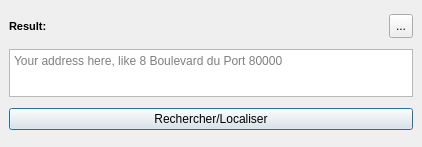
<?xml version="1.0" encoding="UTF-8"?>
<ui version="4.0">
 <class>FrenchAddressDockWidgetBase</class>
 <widget class="QDockWidget" name="FrenchAddressDockWidgetBase">
  <property name="geometry">
   <rect>
    <x>0</x>
    <y>0</y>
    <width>422</width>
    <height>147</height>
   </rect>
  </property>
  <property name="windowTitle">
   <string>Adresse France</string>
  </property>
  <widget class="QWidget" name="dockWidgetContents">
   <layout class="QGridLayout" name="gridLayout">
    <item row="2" column="0" colspan="2">
     <widget class="QTextBrowser" name="le_input_address">
      <property name="sizePolicy">
       <sizepolicy hsizetype="Expanding" vsizetype="Fixed">
        <horstretch>0</horstretch>
        <verstretch>0</verstretch>
       </sizepolicy>
      </property>
      <property name="maximumSize">
       <size>
        <width>16777215</width>
        <height>48</height>
       </size>
      </property>
      <property name="readOnly">
       <bool>false</bool>
      </property>
      <property name="textInteractionFlags">
       <set>Qt::TextEditorInteraction</set>
      </property>
      <property name="placeholderText">
       <string>Your address here, like 8 Boulevard du Port 80000</string>
      </property>
     </widget>
    </item>
    <item row="3" column="0" colspan="2">
     <widget class="QPushButton" name="pb_locate_search">
      <property name="text">
       <string>Rechercher/Localiser</string>
      </property>
      <property name="default">
       <bool>true</bool>
      </property>
      <property name="flat">
       <bool>false</bool>
      </property>
     </widget>
    </item>
    <item row="0" column="1">
     <widget class="QToolButton" name="tb_catch_tool">
      <property name="minimumSize">
       <size>
        <width>24</width>
        <height>24</height>
       </size>
      </property>
      <property name="maximumSize">
       <size>
        <width>24</width>
        <height>24</height>
       </size>
      </property>
      <property name="toolTip">
       <string>Click on the map to capture an address </string>
      </property>
      <property name="text">
       <string>...</string>
      </property>
      <property name="iconSize">
       <size>
        <width>24</width>
        <height>24</height>
       </size>
      </property>
      <property name="checkable">
       <bool>true</bool>
      </property>
      <property name="checked">
       <bool>false</bool>
      </property>
     </widget>
    </item>
    <item row="0" column="0">
     <widget class="QLabel" name="lbl_address">
      <property name="font">
       <font>
        <pointsize>8</pointsize>
        <weight>75</weight>
        <bold>true</bold>
       </font>
      </property>
      <property name="text">
       <string>Result:</string>
      </property>
     </widget>
    </item>
   </layout>
  </widget>
 </widget>
 <resources/>
 <connections/>
</ui>
